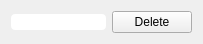
<?xml version="1.0" encoding="UTF-8"?>
<ui version="4.0">
 <class>SettingsOption</class>
 <widget class="QWidget" name="SettingsOption">
  <property name="geometry">
   <rect>
    <x>0</x>
    <y>0</y>
    <width>203</width>
    <height>37</height>
   </rect>
  </property>
  <property name="windowTitle">
   <string>Form</string>
  </property>
  <property name="styleSheet">
   <string notr="true">QLineEdit {
	background-color: white;
	border-radius: 4px;
}
</string>
  </property>
  <layout class="QHBoxLayout" name="horizontalLayout">
   <item>
    <widget class="QLineEdit" name="lineEdit"/>
   </item>
   <item>
    <widget class="QPushButton" name="pushButton">
     <property name="text">
      <string>Delete</string>
     </property>
    </widget>
   </item>
  </layout>
 </widget>
 <resources/>
 <connections/>
</ui>
